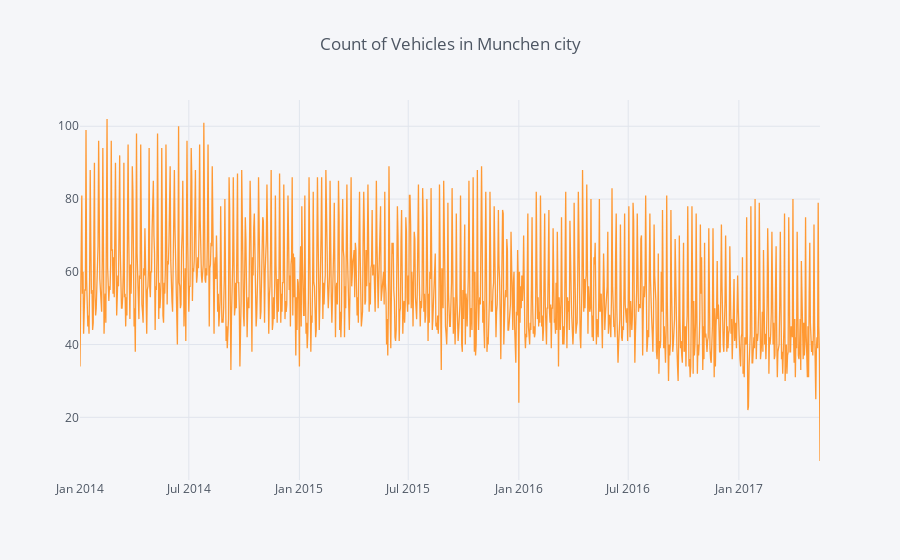

Source (notebook cell):
### Code cell
plt.figure(figsize=(20,8))
aunique.VEHICLE_HAL_ID.iplot( title='Count of Vehicles in Munchen city ')

### Figure 1 — Plotly figure (JSON) as saved in the notebook; plotly's stock layout.template omitted (floating-point values rounded to 4 significant figures; data arrays with more than 128 entries replaced by an {"elided": "..."} marker saying what was removed)
{"data": [{"line": {"color": "rgba(255, 153, 51, 1.0)", "dash": "solid", "width": 1.3}, "mode": "lines", "name": "VEHICLE_HAL_ID", "text": "", "type": "scatter", "x": {"elided": "1232 str values"}, "y": {"elided": "1232 int values"}}], "layout": {"legend": {"bgcolor": "#F5F6F9", "font": {"color": "#4D5663"}}, "paper_bgcolor": "#F5F6F9", "plot_bgcolor": "#F5F6F9", "title": "Count of Vehicles in Munchen city ", "titlefont": {"color": "#4D5663"}, "xaxis1": {"gridcolor": "#E1E5ED", "showgrid": true, "tickfont": {"color": "#4D5663"}, "title": "", "titlefont": {"color": "#4D5663"}, "zerolinecolor": "#E1E5ED"}, "yaxis1": {"gridcolor": "#E1E5ED", "showgrid": true, "tickfont": {"color": "#4D5663"}, "title": "", "titlefont": {"color": "#4D5663"}, "zerolinecolor": "#E1E5ED"}}}
